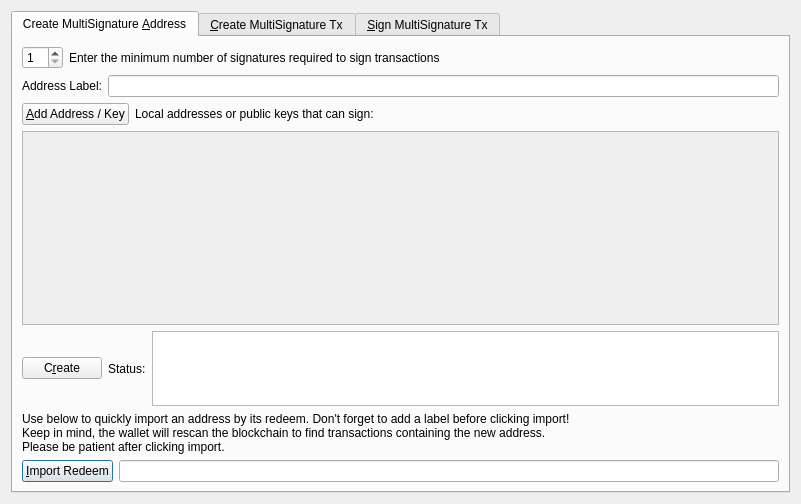
<?xml version="1.0" encoding="UTF-8"?>
<ui version="4.0">
 <class>MultisigDialog</class>
 <widget class="QDialog" name="MultisigDialog">
  <property name="geometry">
   <rect>
    <x>0</x>
    <y>0</y>
    <width>801</width>
    <height>504</height>
   </rect>
  </property>
  <property name="sizePolicy">
   <sizepolicy hsizetype="Fixed" vsizetype="Fixed">
    <horstretch>0</horstretch>
    <verstretch>0</verstretch>
   </sizepolicy>
  </property>
  <property name="windowTitle">
   <string>Multisignature Address Interactions</string>
  </property>
  <layout class="QVBoxLayout" name="verticalLayout_8">
   <item>
    <widget class="QTabWidget" name="multisigTabWidget">
     <property name="styleSheet">
      <string notr="true">QScrollArea{border: 1px solid #5b4c7c;}
QFrame{background-color:#f2f0f0;}
QLabel{background-color:#ffffff;}
QFrame &gt; QLabel{background-color:#f2f0f0;}</string>
     </property>
     <property name="currentIndex">
      <number>0</number>
     </property>
     <widget class="QWidget" name="addMultisigTab">
      <property name="sizePolicy">
       <sizepolicy hsizetype="Minimum" vsizetype="Minimum">
        <horstretch>0</horstretch>
        <verstretch>0</verstretch>
       </sizepolicy>
      </property>
      <attribute name="title">
       <string>Create MultiSignature &amp;Address</string>
      </attribute>
      <layout class="QVBoxLayout" name="verticalLayout">
       <item>
        <layout class="QHBoxLayout" name="enterMLayout">
         <item>
          <widget class="QSpinBox" name="enterMSpinbox">
           <property name="sizePolicy">
            <sizepolicy hsizetype="Fixed" vsizetype="Fixed">
             <horstretch>0</horstretch>
             <verstretch>0</verstretch>
            </sizepolicy>
           </property>
           <property name="toolTip">
            <string>How many people must sign to verify a transaction</string>
           </property>
           <property name="minimum">
            <number>1</number>
           </property>
           <property name="maximum">
            <number>16</number>
           </property>
           <property name="value">
            <number>1</number>
           </property>
          </widget>
         </item>
         <item>
          <widget class="QLabel" name="enterMLabel">
           <property name="text">
            <string>Enter the minimum number of signatures required to sign transactions</string>
           </property>
          </widget>
         </item>
        </layout>
       </item>
       <item>
        <layout class="QHBoxLayout" name="addressLabelLayout">
         <item>
          <widget class="QLabel" name="addressLableLabel">
           <property name="text">
            <string>Address Label:</string>
           </property>
          </widget>
         </item>
         <item>
          <widget class="QLineEdit" name="multisigAddressLabel"/>
         </item>
        </layout>
       </item>
       <item>
        <layout class="QHBoxLayout" name="addAddressLayout">
         <item>
          <widget class="QPushButton" name="addAddressButton">
           <property name="toolTip">
            <string>Add another address that could sign to verify a transaction from the multisig address.</string>
           </property>
           <property name="text">
            <string>&amp;Add Address / Key</string>
           </property>
           <property name="icon">
            <iconset resource="../catocoin.qrc">
             <normaloff>:/icons/add</normaloff>:/icons/add</iconset>
           </property>
           <property name="autoDefault">
            <bool>false</bool>
           </property>
          </widget>
         </item>
         <item>
          <widget class="QLabel" name="addAddressLabel">
           <property name="sizePolicy">
            <sizepolicy hsizetype="Preferred" vsizetype="Fixed">
             <horstretch>0</horstretch>
             <verstretch>0</verstretch>
            </sizepolicy>
           </property>
           <property name="text">
            <string>Local addresses or public keys that can sign:</string>
           </property>
          </widget>
         </item>
         <item>
          <spacer name="addAddressSpacer_2">
           <property name="orientation">
            <enum>Qt::Horizontal</enum>
           </property>
           <property name="sizeHint" stdset="0">
            <size>
             <width>40</width>
             <height>10</height>
            </size>
           </property>
          </spacer>
         </item>
        </layout>
       </item>
       <item>
        <widget class="QScrollArea" name="addAddressScrollArea">
         <property name="sizePolicy">
          <sizepolicy hsizetype="Preferred" vsizetype="Expanding">
           <horstretch>0</horstretch>
           <verstretch>0</verstretch>
          </sizepolicy>
         </property>
         <property name="widgetResizable">
          <bool>true</bool>
         </property>
         <widget class="QWidget" name="addAddressWidget">
          <property name="geometry">
           <rect>
            <x>0</x>
            <y>0</y>
            <width>759</width>
            <height>165</height>
           </rect>
          </property>
          <layout class="QVBoxLayout" name="verticalLayout_5">
           <item>
            <layout class="QVBoxLayout" name="addressList"/>
           </item>
           <item>
            <spacer name="verticalSpacer">
             <property name="orientation">
              <enum>Qt::Vertical</enum>
             </property>
             <property name="sizeHint" stdset="0">
              <size>
               <width>20</width>
               <height>40</height>
              </size>
             </property>
            </spacer>
           </item>
          </layout>
         </widget>
        </widget>
       </item>
       <item>
        <layout class="QHBoxLayout" name="addMultisigLayout">
         <item>
          <widget class="QPushButton" name="addMultisigButton">
           <property name="sizePolicy">
            <sizepolicy hsizetype="Preferred" vsizetype="Fixed">
             <horstretch>0</horstretch>
             <verstretch>0</verstretch>
            </sizepolicy>
           </property>
           <property name="toolTip">
            <string>Create a new multisig address</string>
           </property>
           <property name="toolTipDuration">
            <number>-3</number>
           </property>
           <property name="text">
            <string>C&amp;reate</string>
           </property>
           <property name="icon">
            <iconset resource="../catocoin.qrc">
             <normaloff>:/icons/filesave</normaloff>:/icons/filesave</iconset>
           </property>
           <property name="autoDefault">
            <bool>false</bool>
           </property>
          </widget>
         </item>
         <item>
          <widget class="QLabel" name="label">
           <property name="text">
            <string>Status:</string>
           </property>
          </widget>
         </item>
         <item>
          <widget class="QTextEdit" name="addMultisigStatus">
           <property name="sizePolicy">
            <sizepolicy hsizetype="Expanding" vsizetype="Fixed">
             <horstretch>0</horstretch>
             <verstretch>0</verstretch>
            </sizepolicy>
           </property>
           <property name="maximumSize">
            <size>
             <width>16777215</width>
             <height>75</height>
            </size>
           </property>
           <property name="readOnly">
            <bool>true</bool>
           </property>
           <property name="textInteractionFlags">
            <set>Qt::TextSelectableByKeyboard|Qt::TextSelectableByMouse</set>
           </property>
          </widget>
         </item>
        </layout>
       </item>
       <item>
        <widget class="QLabel" name="label_2">
         <property name="sizePolicy">
          <sizepolicy hsizetype="Preferred" vsizetype="Preferred">
           <horstretch>0</horstretch>
           <verstretch>0</verstretch>
          </sizepolicy>
         </property>
         <property name="text">
          <string>Use below to quickly import an address by its redeem. Don't forget to add a label before clicking import!
Keep in mind, the wallet will rescan the blockchain to find transactions containing the new address.
Please be patient after clicking import.</string>
         </property>
         <property name="scaledContents">
          <bool>false</bool>
         </property>
         <property name="wordWrap">
          <bool>true</bool>
         </property>
        </widget>
       </item>
       <item>
        <layout class="QHBoxLayout" name="importLayout">
         <item>
          <widget class="QPushButton" name="importAddressButton">
           <property name="sizePolicy">
            <sizepolicy hsizetype="Fixed" vsizetype="Fixed">
             <horstretch>0</horstretch>
             <verstretch>0</verstretch>
            </sizepolicy>
           </property>
           <property name="text">
            <string>&amp;Import Redeem</string>
           </property>
           <property name="icon">
            <iconset resource="../catocoin.qrc">
             <normaloff>:/icons/receiving_addresses</normaloff>:/icons/receiving_addresses</iconset>
           </property>
          </widget>
         </item>
         <item>
          <widget class="QLineEdit" name="importRedeem">
           <property name="sizePolicy">
            <sizepolicy hsizetype="Preferred" vsizetype="Fixed">
             <horstretch>0</horstretch>
             <verstretch>0</verstretch>
            </sizepolicy>
           </property>
          </widget>
         </item>
        </layout>
       </item>
      </layout>
     </widget>
     <widget class="QWidget" name="createTransactionTab">
      <attribute name="title">
       <string>&amp;Create MultiSignature Tx</string>
      </attribute>
      <layout class="QVBoxLayout" name="verticalLayout_3">
       <item>
        <layout class="QHBoxLayout" name="horizontalLayout_2">
         <item>
          <layout class="QVBoxLayout" name="createTxLayout">
           <item>
            <layout class="QHBoxLayout" name="addTxInputLayout">
             <item>
              <widget class="QLabel" name="addTxInputLabel">
               <property name="sizePolicy">
                <sizepolicy hsizetype="Fixed" vsizetype="Preferred">
                 <horstretch>0</horstretch>
                 <verstretch>0</verstretch>
                </sizepolicy>
               </property>
               <property name="text">
                <string>Inputs:</string>
               </property>
              </widget>
             </item>
             <item>
              <widget class="QPushButton" name="pushButtonCoinControl">
               <property name="sizePolicy">
                <sizepolicy hsizetype="Preferred" vsizetype="Fixed">
                 <horstretch>0</horstretch>
                 <verstretch>0</verstretch>
                </sizepolicy>
               </property>
               <property name="text">
                <string>Coin Control</string>
               </property>
              </widget>
             </item>
             <item>
              <layout class="QFormLayout" name="formLayout_2">
               <property name="rightMargin">
                <number>10</number>
               </property>
               <item row="0" column="0">
                <widget class="QLabel" name="labelQuantity">
                 <property name="text">
                  <string>Quantity Selected:</string>
                 </property>
                </widget>
               </item>
               <item row="0" column="1">
                <widget class="QLabel" name="labelQuantity_int">
                 <property name="text">
                  <string>0</string>
                 </property>
                </widget>
               </item>
               <item row="1" column="0">
                <widget class="QLabel" name="labelAmount">
                 <property name="text">
                  <string>Amount:</string>
                 </property>
                </widget>
               </item>
               <item row="1" column="1">
                <widget class="QLabel" name="labelAmount_int">
                 <property name="text">
                  <string>0</string>
                 </property>
                </widget>
               </item>
              </layout>
             </item>
             <item>
              <widget class="QPushButton" name="addInputButton">
               <property name="sizePolicy">
                <sizepolicy hsizetype="Preferred" vsizetype="Fixed">
                 <horstretch>0</horstretch>
                 <verstretch>0</verstretch>
                </sizepolicy>
               </property>
               <property name="toolTip">
                <string>Add an input to fund the outputs</string>
               </property>
               <property name="text">
                <string>Add a Raw Input</string>
               </property>
               <property name="icon">
                <iconset resource="../catocoin.qrc">
                 <normaloff>:/css/default</normaloff>:/css/default</iconset>
               </property>
              </widget>
             </item>
            </layout>
           </item>
           <item>
            <widget class="QScrollArea" name="txInputsScrollArea">
             <property name="sizePolicy">
              <sizepolicy hsizetype="Preferred" vsizetype="Expanding">
               <horstretch>0</horstretch>
               <verstretch>0</verstretch>
              </sizepolicy>
             </property>
             <property name="widgetResizable">
              <bool>true</bool>
             </property>
             <widget class="QWidget" name="txInputsWidget">
              <property name="geometry">
               <rect>
                <x>0</x>
                <y>0</y>
                <width>98</width>
                <height>28</height>
               </rect>
              </property>
              <layout class="QVBoxLayout" name="verticalLayout_7">
               <item>
                <layout class="QVBoxLayout" name="inputsList"/>
               </item>
               <item>
                <spacer name="txInputsSpacer">
                 <property name="orientation">
                  <enum>Qt::Vertical</enum>
                 </property>
                 <property name="sizeHint" stdset="0">
                  <size>
                   <width>20</width>
                   <height>40</height>
                  </size>
                 </property>
                </spacer>
               </item>
              </layout>
             </widget>
            </widget>
           </item>
           <item>
            <layout class="QHBoxLayout" name="addDestinationLayout">
             <item>
              <widget class="QLabel" name="addDestinationLabel">
               <property name="text">
                <string>Address / Amount:</string>
               </property>
              </widget>
             </item>
             <item>
              <widget class="QPushButton" name="addDestinationButton">
               <property name="sizePolicy">
                <sizepolicy hsizetype="Fixed" vsizetype="Fixed">
                 <horstretch>0</horstretch>
                 <verstretch>0</verstretch>
                </sizepolicy>
               </property>
               <property name="toolTip">
                <string>Add destinations to send CATO to</string>
               </property>
               <property name="text">
                <string>Add &amp;Destination</string>
               </property>
               <property name="icon">
                <iconset resource="../catocoin.qrc">
                 <normaloff>:/icons/add</normaloff>:/icons/add</iconset>
               </property>
              </widget>
             </item>
             <item>
              <spacer name="addDestinationHorizontalSpacer">
               <property name="orientation">
                <enum>Qt::Horizontal</enum>
               </property>
               <property name="sizeHint" stdset="0">
                <size>
                 <width>40</width>
                 <height>20</height>
                </size>
               </property>
              </spacer>
             </item>
            </layout>
           </item>
           <item>
            <widget class="QScrollArea" name="destionationsScrollArea">
             <property name="sizePolicy">
              <sizepolicy hsizetype="Expanding" vsizetype="Expanding">
               <horstretch>0</horstretch>
               <verstretch>0</verstretch>
              </sizepolicy>
             </property>
             <property name="widgetResizable">
              <bool>true</bool>
             </property>
             <widget class="QWidget" name="destinationsScrollAreaContents">
              <property name="geometry">
               <rect>
                <x>0</x>
                <y>0</y>
                <width>98</width>
                <height>28</height>
               </rect>
              </property>
              <layout class="QVBoxLayout" name="verticalLayout_11">
               <item>
                <layout class="QVBoxLayout" name="destinationsList"/>
               </item>
               <item>
                <spacer name="destinationsSpacer">
                 <property name="orientation">
                  <enum>Qt::Vertical</enum>
                 </property>
                 <property name="sizeHint" stdset="0">
                  <size>
                   <width>20</width>
                   <height>20</height>
                  </size>
                 </property>
                </spacer>
               </item>
              </layout>
             </widget>
            </widget>
           </item>
           <item>
            <layout class="QHBoxLayout" name="horizontalLayout_4">
             <item>
              <widget class="QPushButton" name="createButton">
               <property name="sizePolicy">
                <sizepolicy hsizetype="Fixed" vsizetype="Fixed">
                 <horstretch>0</horstretch>
                 <verstretch>0</verstretch>
                </sizepolicy>
               </property>
               <property name="minimumSize">
                <size>
                 <width>150</width>
                 <height>0</height>
                </size>
               </property>
               <property name="toolTip">
                <string>Create a transaction object using the given inputs to the given outputs</string>
               </property>
               <property name="text">
                <string>Cr&amp;eate</string>
               </property>
               <property name="icon">
                <iconset resource="../catocoin.qrc">
                 <normaloff>:/icons/export</normaloff>:/icons/export</iconset>
               </property>
               <property name="autoDefault">
                <bool>false</bool>
               </property>
               <property name="default">
                <bool>true</bool>
               </property>
              </widget>
             </item>
             <item>
              <widget class="QLabel" name="createButtonLabel">
               <property name="sizePolicy">
                <sizepolicy hsizetype="Fixed" vsizetype="Preferred">
                 <horstretch>0</horstretch>
                 <verstretch>0</verstretch>
                </sizepolicy>
               </property>
               <property name="text">
                <string>Status:</string>
               </property>
               <property name="alignment">
                <set>Qt::AlignRight|Qt::AlignTrailing|Qt::AlignVCenter</set>
               </property>
              </widget>
             </item>
             <item>
              <widget class="QTextEdit" name="createButtonStatus">
               <property name="sizePolicy">
                <sizepolicy hsizetype="Expanding" vsizetype="Minimum">
                 <horstretch>0</horstretch>
                 <verstretch>0</verstretch>
                </sizepolicy>
               </property>
               <property name="maximumSize">
                <size>
                 <width>16777215</width>
                 <height>16777215</height>
                </size>
               </property>
               <property name="readOnly">
                <bool>true</bool>
               </property>
               <property name="html">
                <string>&lt;!DOCTYPE HTML PUBLIC &quot;-//W3C//DTD HTML 4.0//EN&quot; &quot;http://www.w3.org/TR/REC-html40/strict.dtd&quot;&gt;
&lt;html&gt;&lt;head&gt;&lt;meta name=&quot;qrichtext&quot; content=&quot;1&quot; /&gt;&lt;style type=&quot;text/css&quot;&gt;
p, li { white-space: pre-wrap; }
&lt;/style&gt;&lt;/head&gt;&lt;body style=&quot; font-family:'Noto Sans'; font-size:9pt; font-weight:400; font-style:normal;&quot;&gt;
&lt;p style=&quot;-qt-paragraph-type:empty; margin-top:0px; margin-bottom:0px; margin-left:0px; margin-right:0px; -qt-block-indent:0; text-indent:0px;&quot;&gt;&lt;br /&gt;&lt;/p&gt;&lt;/body&gt;&lt;/html&gt;</string>
               </property>
              </widget>
             </item>
            </layout>
           </item>
          </layout>
         </item>
         <item>
          <layout class="QHBoxLayout" name="horizontalLayout_3"/>
         </item>
        </layout>
       </item>
      </layout>
     </widget>
     <widget class="QWidget" name="signMultisigTransaction">
      <property name="styleSheet">
       <string notr="true">txScrollArea:{
	border: 1px solid #5b4c7c;
}
keyScrollArea:{
	border: 1px solid #5b4c7c;
}
txScrollArea:{
	border: 1px solid #5b4c7c;
}</string>
      </property>
      <attribute name="title">
       <string>&amp;Sign MultiSignature Tx</string>
      </attribute>
      <layout class="QVBoxLayout" name="verticalLayout_4">
       <item>
        <layout class="QHBoxLayout" name="transactionHexLayout">
         <item>
          <widget class="QLabel" name="transactionHexLabel">
           <property name="text">
            <string>Transaction Hex:</string>
           </property>
          </widget>
         </item>
         <item>
          <widget class="QLineEdit" name="transactionHex">
           <property name="toolTip">
            <string/>
           </property>
          </widget>
         </item>
        </layout>
       </item>
       <item>
        <layout class="QHBoxLayout" name="horizontalLayout">
         <item>
          <layout class="QVBoxLayout" name="verticalLayout_2">
           <item>
            <layout class="QHBoxLayout" name="horizontalLayout_7">
             <item>
              <widget class="QPushButton" name="signButton">
               <property name="sizePolicy">
                <sizepolicy hsizetype="Preferred" vsizetype="Fixed">
                 <horstretch>0</horstretch>
                 <verstretch>0</verstretch>
                </sizepolicy>
               </property>
               <property name="minimumSize">
                <size>
                 <width>150</width>
                 <height>0</height>
                </size>
               </property>
               <property name="toolTip">
                <string>Sign the transaction from this wallet or from provided private keys</string>
               </property>
               <property name="text">
                <string>S&amp;ign</string>
               </property>
               <property name="icon">
                <iconset resource="../catocoin.qrc">
                 <normaloff>:/icons/edit</normaloff>:/icons/edit</iconset>
               </property>
               <property name="autoDefault">
                <bool>false</bool>
               </property>
               <property name="default">
                <bool>true</bool>
               </property>
              </widget>
             </item>
             <item>
              <widget class="QPushButton" name="commitButton">
               <property name="enabled">
                <bool>false</bool>
               </property>
               <property name="sizePolicy">
                <sizepolicy hsizetype="Preferred" vsizetype="Fixed">
                 <horstretch>0</horstretch>
                 <verstretch>0</verstretch>
                </sizepolicy>
               </property>
               <property name="toolTip">
                <string>&lt;html&gt;&lt;head/&gt;&lt;body&gt;&lt;p&gt;DISABLED until transaction has been signed enough times.&lt;/p&gt;&lt;/body&gt;&lt;/html&gt;</string>
               </property>
               <property name="autoFillBackground">
                <bool>false</bool>
               </property>
               <property name="text">
                <string>Co&amp;mmit</string>
               </property>
               <property name="icon">
                <iconset resource="../catocoin.qrc">
                 <normaloff>:/icons/send</normaloff>:/icons/send</iconset>
               </property>
               <property name="autoDefault">
                <bool>true</bool>
               </property>
              </widget>
             </item>
             <item>
              <layout class="QHBoxLayout" name="addPrivKeyLayout">
               <item>
                <widget class="QPushButton" name="addPrivKeyButton">
                 <property name="sizePolicy">
                  <sizepolicy hsizetype="Fixed" vsizetype="Fixed">
                   <horstretch>0</horstretch>
                   <verstretch>0</verstretch>
                  </sizepolicy>
                 </property>
                 <property name="toolTip">
                  <string>Add private keys to sign the transaction with</string>
                 </property>
                 <property name="text">
                  <string>Add Private &amp;Key</string>
                 </property>
                 <property name="icon">
                  <iconset resource="../catocoin.qrc">
                   <normaloff>:/icons/add</normaloff>:/icons/add</iconset>
                 </property>
                </widget>
               </item>
               <item>
                <widget class="QLabel" name="addPrivKeyLabel">
                 <property name="text">
                  <string>Sign with only private keys (Not Recommened)</string>
                 </property>
                </widget>
               </item>
              </layout>
             </item>
            </layout>
           </item>
           <item>
            <layout class="QHBoxLayout" name="horizontalLayout_5">
             <item>
              <widget class="QLabel" name="signButtonStatusLabel">
               <property name="text">
                <string>Status:</string>
               </property>
              </widget>
             </item>
             <item>
              <widget class="QTextEdit" name="signButtonStatus">
               <property name="sizePolicy">
                <sizepolicy hsizetype="Expanding" vsizetype="Preferred">
                 <horstretch>0</horstretch>
                 <verstretch>0</verstretch>
                </sizepolicy>
               </property>
               <property name="maximumSize">
                <size>
                 <width>16777215</width>
                 <height>16777215</height>
                </size>
               </property>
               <property name="verticalScrollBarPolicy">
                <enum>Qt::ScrollBarAsNeeded</enum>
               </property>
               <property name="readOnly">
                <bool>true</bool>
               </property>
               <property name="textInteractionFlags">
                <set>Qt::TextSelectableByKeyboard|Qt::TextSelectableByMouse</set>
               </property>
              </widget>
             </item>
            </layout>
           </item>
           <item>
            <widget class="QScrollArea" name="keyScrollArea">
             <property name="sizePolicy">
              <sizepolicy hsizetype="Expanding" vsizetype="Expanding">
               <horstretch>0</horstretch>
               <verstretch>0</verstretch>
              </sizepolicy>
             </property>
             <property name="widgetResizable">
              <bool>true</bool>
             </property>
             <widget class="QWidget" name="keyScrollAreaContents">
              <property name="geometry">
               <rect>
                <x>0</x>
                <y>0</y>
                <width>98</width>
                <height>28</height>
               </rect>
              </property>
              <layout class="QVBoxLayout" name="verticalLayout_9">
               <item>
                <layout class="QVBoxLayout" name="keyList"/>
               </item>
               <item>
                <spacer name="keySpacer">
                 <property name="orientation">
                  <enum>Qt::Vertical</enum>
                 </property>
                 <property name="sizeHint" stdset="0">
                  <size>
                   <width>20</width>
                   <height>40</height>
                  </size>
                 </property>
                </spacer>
               </item>
              </layout>
             </widget>
            </widget>
           </item>
          </layout>
         </item>
        </layout>
       </item>
       <item>
        <spacer name="verticalSpacer_2">
         <property name="orientation">
          <enum>Qt::Vertical</enum>
         </property>
         <property name="sizeHint" stdset="0">
          <size>
           <width>20</width>
           <height>40</height>
          </size>
         </property>
        </spacer>
       </item>
      </layout>
     </widget>
    </widget>
   </item>
  </layout>
 </widget>
 <resources>
  <include location="../catocoin.qrc"/>
 </resources>
 <connections/>
</ui>
